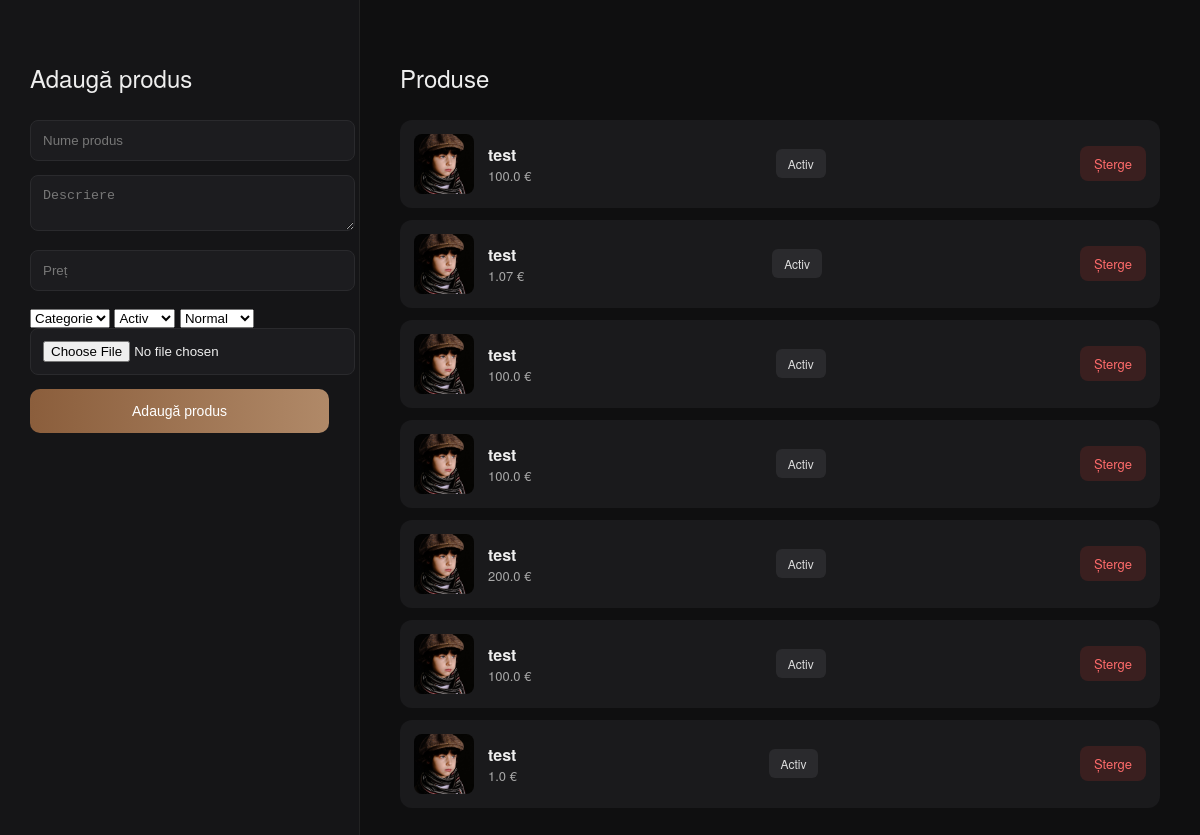
/admin, run on an earlier commit of the app's database.
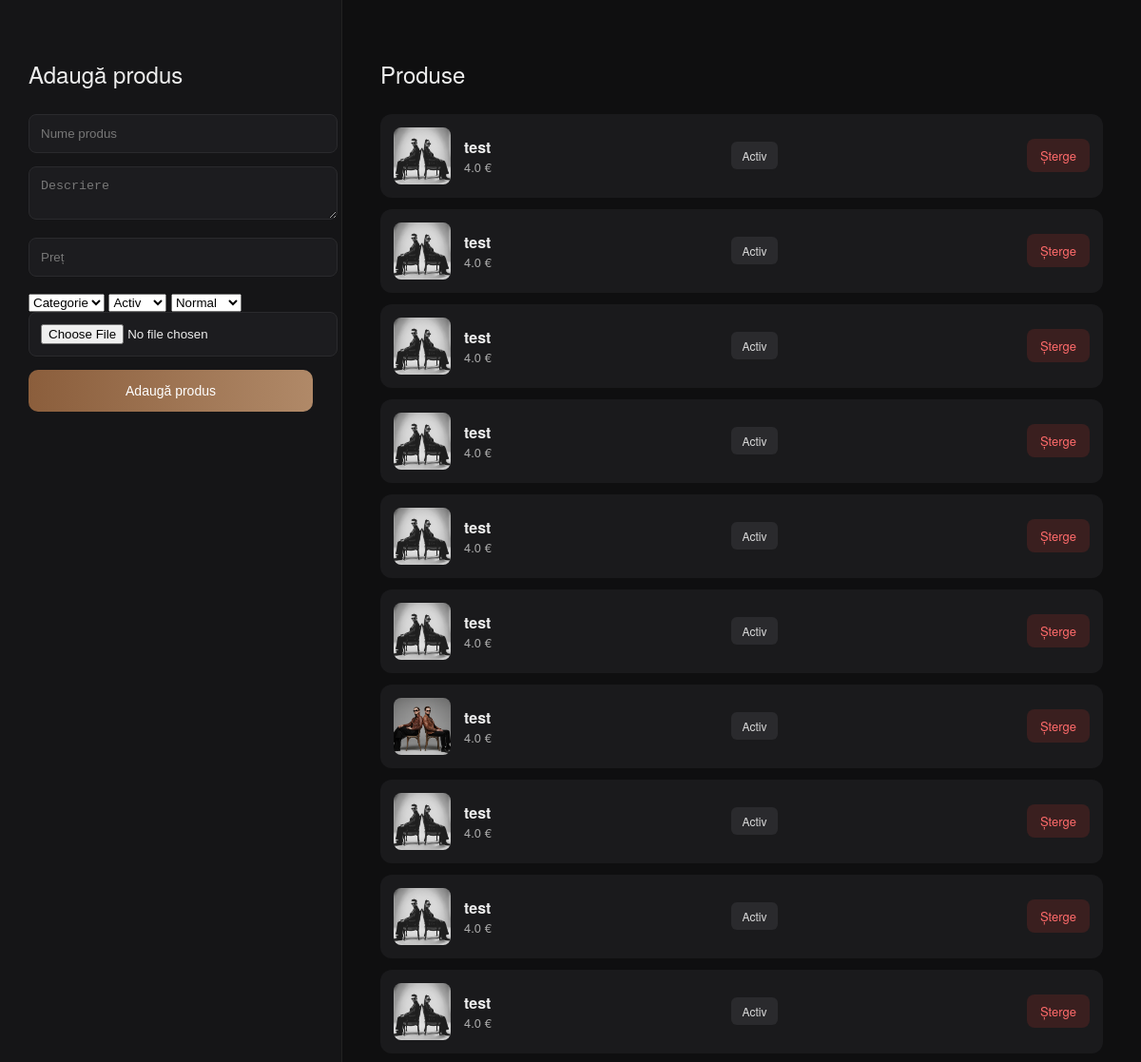
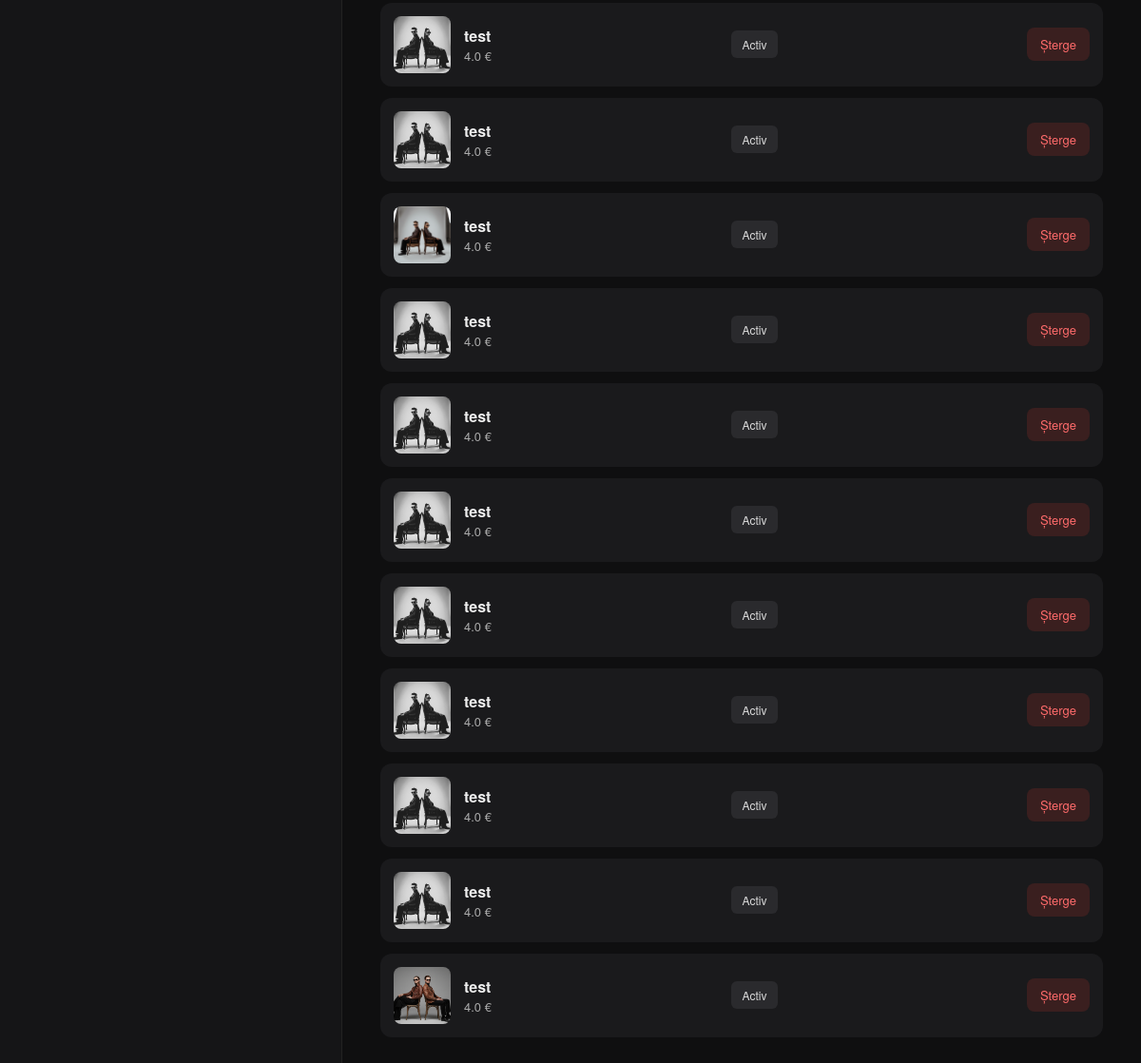
And on a later commit of the database (2 pictures, top to bottom).
### tables this page shows
CREATE TABLE produse (
            id INTEGER PRIMARY KEY AUTOINCREMENT,
            nume TEXT NOT NULL,
            pret REAL NOT NULL,
            imagine TEXT NOT NULL,
            descriere TEXT
        , categorie TEXT, status INTEGER DEFAULT 1, highlight INTEGER DEFAULT 0);

### app.py (the view)
@app.route("/admin")
def admin():
    db = get_db()
    produse = db.execute("SELECT * FROM produse").fetchall()
    return render_template("admin.html", produse=produse)

### app.py (called while the page is built)
def get_db():
    conn = sqlite3.connect(DATABASE)
    conn.row_factory = sqlite3.Row
    return conn

### templates/admin.html (shortened to what this page needs)
<!DOCTYPE html>
<html lang="ro">
<head>
    <link rel="stylesheet" href="{{ url_for('static', filename='style.css') }}">
</head>
<body class="admin-dark">
<div class="admin-layout">
    <div class="admin-sidebar">
        <h2>Adaugă produs</h2>
        <form method="post" action="/admin/adauga" enctype="multipart/form-data">
            <input type="text" name="nume" placeholder="Nume produs" required>
            <textarea name="descriere" placeholder="Descriere"></textarea>
            <input type="number" step="0.01" name="pret" placeholder="Preț" required>
            <select name="categorie" required>
                <option value="">Categorie</option>
            </select>
            <select name="status">
                <option value="1">Activ</option>
            </select>
            <select name="highlight">
                <option value="0">Normal</option>
            </select>
            <input type="file" name="imagine" accept="image/*" required>
            <button type="submit">Adaugă produs</button>
        </form>
    </div>
    <div class="admin-content">
        <h2>Produse</h2>
        <div class="admin-table">
            {% for p in produse %}
            <div class="admin-row">
                <img src="{{ p.imagine }}">
                <div class="admin-row-info">
                    <strong>{{ p.nume }}</strong>
                    <span>{{ p.pret }} €</span>
                </div>
                <a href="/admin/toggle/{{ p.id }}" class="admin-status">
                    {% if p.status == 1 %}
                        Activ
                    {% else %}
                        Inactiv
                    {% endif %}
                </a>
                <a href="/admin/sterge/{{ p.id }}" class="admin-delete">Șterge</a>
            </div>
            {% endfor %}
        </div>
    </div>
</div>
</body>
</html>

### static/style.css (style rules this page uses)
html, body { margin: 0; padding: 0; min-height: 100%; overflow-x: hidden; }
body { font-family: Arial; background: #f5f5f5; min-height: 100vh; display: flex; flex-direction: column; }
body { min-height: 100vh; display: flex; flex-direction: column; }
.admin-dark { margin: 0; background: #0f0f10; color: #eee; font-family: "Helvetica Neue", Arial, sans-serif; }
.admin-layout { display: grid; grid-template-columns: 30% 70%; height: 100vh; }
.admin-sidebar { background: #151517; padding: 40px 30px; border-right: 1px solid #222; }
.admin-sidebar h2 { margin-bottom: 25px; font-weight: 500; }
.admin-sidebar input, .admin-sidebar textarea { width: 100%; padding: 12px; margin-bottom: 14px; border-radius: 8px; border: 1px solid #2a2a2d; background: #1c1c1f; color: #eee; }
.admin-sidebar input::placeholder, .admin-sidebar textarea::placeholder { color: #777; }
.admin-sidebar button { width: 100%; padding: 14px; border: none; border-radius: 10px; background: linear-gradient(90deg,#8b5e3c,#b08968); color: white; font-size: 14px; cursor: pointer; }
.admin-content { padding: 40px; }
.admin-content h2 { margin-bottom: 25px; font-weight: 500; }
.admin-table { display: flex; flex-direction: column; gap: 12px; }
.admin-row { display: flex; align-items: center; background: #1a1a1c; padding: 14px; border-radius: 12px; }
.admin-row img { width: 60px; height: 60px; object-fit: cover; border-radius: 8px; margin-right: 14px; }
.admin-row-info { display: flex; flex-direction: column; }
.admin-row-info span { font-size: 13px; color: #aaa; }
.admin-delete { margin-left: auto; background: #3a1f1f; color: #ff6b6b; padding: 8px 14px; border-radius: 8px; text-decoration: none; font-size: 13px; }
.admin-status { margin-left: auto; margin-right: 10px; padding: 6px 12px; border-radius: 6px; font-size: 12px; text-decoration: none; background: #2a2a2d; color: #ddd; }

What changed in the data, as far as the page shows it:
removed produse: imagine (picture), nume "test", pret "100.0", status "Activ"
removed produse: imagine (picture), nume "test", pret "1.07", status "Activ"
removed produse: imagine (picture), nume "test", pret "100.0", status "Activ"
removed produse: imagine (picture), nume "test", pret "100.0", status "Activ"
removed produse: imagine (picture), nume "test", pret "200.0", status "Activ"
removed produse: imagine (picture), nume "test", pret "100.0", status "Activ"
removed produse: imagine (picture), nume "test", pret "1.0", status "Activ"
added produse: imagine (picture), nume "test", pret "4.0", status "Activ"
added produse: imagine (picture), nume "test", pret "4.0", status "Activ"
added produse: imagine (picture), nume "test", pret "4.0", status "Activ"
added produse: imagine (picture), nume "test", pret "4.0", status "Activ"
added produse: imagine (picture), nume "test", pret "4.0", status "Activ"
added produse: imagine (picture), nume "test", pret "4.0", status "Activ"
added produse: imagine (picture), nume "test", pret "4.0", status "Activ"
added produse: imagine (picture), nume "test", pret "4.0", status "Activ"
added produse: imagine (picture), nume "test", pret "4.0", status "Activ"
added produse: imagine (picture), nume "test", pret "4.0", status "Activ"
added produse: imagine (picture), nume "test", pret "4.0", status "Activ"
added produse: imagine (picture), nume "test", pret "4.0", status "Activ"
added produse: imagine (picture), nume "test", pret "4.0", status "Activ"
added produse: imagine (picture), nume "test", pret "4.0", status "Activ"
added produse: imagine (picture), nume "test", pret "4.0", status "Activ"
added produse: imagine (picture), nume "test", pret "4.0", status "Activ"
added produse: imagine (picture), nume "test", pret "4.0", status "Activ"
added produse: imagine (picture), nume "test", pret "4.0", status "Activ"
added produse: imagine (picture), nume "test", pret "4.0", status "Activ"
added produse: imagine (picture), nume "test", pret "4.0", status "Activ"
added produse: imagine (picture), nume "test", pret "4.0", status "Activ"
